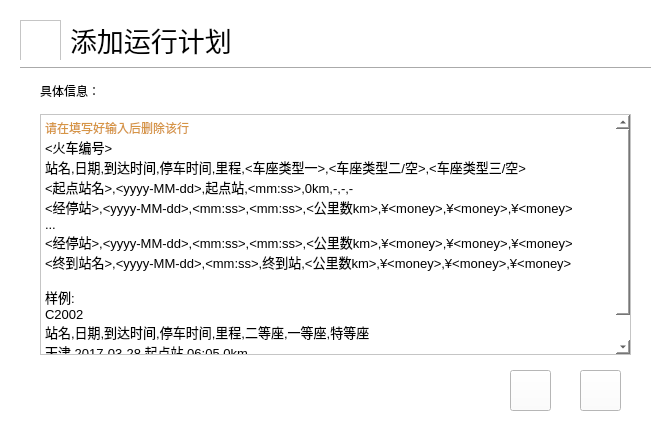
<?xml version="1.0" encoding="UTF-8"?>
<ui version="4.0">
 <class>AddTrain</class>
 <widget class="QWidget" name="AddTrain">
  <property name="geometry">
   <rect>
    <x>0</x>
    <y>0</y>
    <width>672</width>
    <height>428</height>
   </rect>
  </property>
  <property name="minimumSize">
   <size>
    <width>672</width>
    <height>428</height>
   </size>
  </property>
  <property name="maximumSize">
   <size>
    <width>672</width>
    <height>428</height>
   </size>
  </property>
  <property name="windowTitle">
   <string>添加运行计划</string>
  </property>
  <property name="styleSheet">
   <string notr="true">background-color:rgb(255, 255, 255)</string>
  </property>
  <widget class="QGraphicsView" name="graphicsView">
   <property name="geometry">
    <rect>
     <x>20</x>
     <y>20</y>
     <width>41</width>
     <height>41</height>
    </rect>
   </property>
   <property name="minimumSize">
    <size>
     <width>41</width>
     <height>41</height>
    </size>
   </property>
   <property name="maximumSize">
    <size>
     <width>41</width>
     <height>41</height>
    </size>
   </property>
   <property name="styleSheet">
    <string notr="true">border-image: url(:/pic/arrow_right_907px_1195916_easyicon.net.png);</string>
   </property>
  </widget>
  <widget class="QLabel" name="label">
   <property name="geometry">
    <rect>
     <x>70</x>
     <y>20</y>
     <width>211</width>
     <height>41</height>
    </rect>
   </property>
   <property name="minimumSize">
    <size>
     <width>211</width>
     <height>41</height>
    </size>
   </property>
   <property name="maximumSize">
    <size>
     <width>211</width>
     <height>41</height>
    </size>
   </property>
   <property name="styleSheet">
    <string notr="true">font: 16pt &quot;微软雅黑&quot;;</string>
   </property>
   <property name="text">
    <string>&lt;html&gt;&lt;head/&gt;&lt;body&gt;&lt;p&gt;&lt;span style=&quot; font-size:20pt;&quot;&gt;添加运行计划&lt;/span&gt;&lt;/p&gt;&lt;/body&gt;&lt;/html&gt;</string>
   </property>
  </widget>
  <widget class="Line" name="line">
   <property name="geometry">
    <rect>
     <x>20</x>
     <y>60</y>
     <width>631</width>
     <height>16</height>
    </rect>
   </property>
   <property name="styleSheet">
    <string notr="true">color:rgb(255,255,255)</string>
   </property>
   <property name="orientation">
    <enum>Qt::Horizontal</enum>
   </property>
  </widget>
  <widget class="QPushButton" name="BackButton">
   <property name="geometry">
    <rect>
     <x>580</x>
     <y>370</y>
     <width>41</width>
     <height>41</height>
    </rect>
   </property>
   <property name="minimumSize">
    <size>
     <width>41</width>
     <height>41</height>
    </size>
   </property>
   <property name="maximumSize">
    <size>
     <width>41</width>
     <height>41</height>
    </size>
   </property>
   <property name="styleSheet">
    <string notr="true">border-image: url(:/pic/yes_200px_1188209_easyicon.net.png);</string>
   </property>
   <property name="text">
    <string/>
   </property>
   <property name="shortcut">
    <string>Return</string>
   </property>
  </widget>
  <widget class="QPushButton" name="CancelButton">
   <property name="geometry">
    <rect>
     <x>510</x>
     <y>370</y>
     <width>41</width>
     <height>41</height>
    </rect>
   </property>
   <property name="minimumSize">
    <size>
     <width>41</width>
     <height>41</height>
    </size>
   </property>
   <property name="maximumSize">
    <size>
     <width>41</width>
     <height>41</height>
    </size>
   </property>
   <property name="styleSheet">
    <string notr="true">border-image: url(:/pic/Cancel_110px_1190738_easyicon.net.png);</string>
   </property>
   <property name="text">
    <string/>
   </property>
   <property name="shortcut">
    <string>Esc</string>
   </property>
  </widget>
  <widget class="QLabel" name="label_3">
   <property name="geometry">
    <rect>
     <x>40</x>
     <y>80</y>
     <width>81</width>
     <height>21</height>
    </rect>
   </property>
   <property name="minimumSize">
    <size>
     <width>81</width>
     <height>21</height>
    </size>
   </property>
   <property name="maximumSize">
    <size>
     <width>81</width>
     <height>21</height>
    </size>
   </property>
   <property name="styleSheet">
    <string notr="true">font: 12pt &quot;微软雅黑&quot;;</string>
   </property>
   <property name="text">
    <string>具体信息：</string>
   </property>
  </widget>
  <widget class="QTextEdit" name="textEdit">
   <property name="geometry">
    <rect>
     <x>40</x>
     <y>114</y>
     <width>591</width>
     <height>241</height>
    </rect>
   </property>
   <property name="minimumSize">
    <size>
     <width>591</width>
     <height>241</height>
    </size>
   </property>
   <property name="maximumSize">
    <size>
     <width>591</width>
     <height>241</height>
    </size>
   </property>
   <property name="html">
    <string>&lt;!DOCTYPE HTML PUBLIC &quot;-//W3C//DTD HTML 4.0//EN&quot; &quot;http://www.w3.org/TR/REC-html40/strict.dtd&quot;&gt;
&lt;html&gt;&lt;head&gt;&lt;meta name=&quot;qrichtext&quot; content=&quot;1&quot; /&gt;&lt;style type=&quot;text/css&quot;&gt;
p, li { white-space: pre-wrap; }
&lt;/style&gt;&lt;/head&gt;&lt;body style=&quot; font-family:'SimSun'; font-size:9pt; font-weight:400; font-style:normal;&quot;&gt;
&lt;p style=&quot; margin-top:0px; margin-bottom:0px; margin-left:0px; margin-right:0px; -qt-block-indent:0; text-indent:0px;&quot;&gt;&lt;span style=&quot; color:#d69545;&quot;&gt;请在填写好输入后删除该行&lt;/span&gt;&lt;/p&gt;
&lt;p style=&quot; margin-top:0px; margin-bottom:0px; margin-left:0px; margin-right:0px; -qt-block-indent:0; text-indent:0px;&quot;&gt;&lt;span style=&quot; font-size:10pt;&quot;&gt;&amp;lt;火车编号&amp;gt;&lt;/span&gt;&lt;/p&gt;
&lt;p style=&quot; margin-top:0px; margin-bottom:0px; margin-left:0px; margin-right:0px; -qt-block-indent:0; text-indent:0px;&quot;&gt;&lt;span style=&quot; font-size:10pt;&quot;&gt;站名,日期,到达时间,停车时间,里程,&amp;lt;车座类型一&amp;gt;,&amp;lt;车座类型二/空&amp;gt;,&amp;lt;车座类型三/空&amp;gt;&lt;/span&gt;&lt;/p&gt;
&lt;p style=&quot; margin-top:0px; margin-bottom:0px; margin-left:0px; margin-right:0px; -qt-block-indent:0; text-indent:0px;&quot;&gt;&lt;span style=&quot; font-size:10pt;&quot;&gt;&amp;lt;起点站名&amp;gt;,&amp;lt;yyyy-MM-dd&amp;gt;,起点站,&amp;lt;mm:ss&amp;gt;,0km,-,-,-&lt;/span&gt;&lt;/p&gt;
&lt;p style=&quot; margin-top:0px; margin-bottom:0px; margin-left:0px; margin-right:0px; -qt-block-indent:0; text-indent:0px;&quot;&gt;&lt;span style=&quot; font-size:10pt;&quot;&gt;&amp;lt;经停站&amp;gt;,&amp;lt;yyyy-MM-dd&amp;gt;,&amp;lt;mm:ss&amp;gt;,&amp;lt;mm:ss&amp;gt;,&amp;lt;公里数km&amp;gt;,¥&amp;lt;money&amp;gt;,¥&amp;lt;money&amp;gt;,¥&amp;lt;money&amp;gt;&lt;/span&gt;&lt;/p&gt;
&lt;p style=&quot; margin-top:0px; margin-bottom:0px; margin-left:0px; margin-right:0px; -qt-block-indent:0; text-indent:0px;&quot;&gt;&lt;span style=&quot; font-size:10pt;&quot;&gt;...&lt;/span&gt;&lt;/p&gt;
&lt;p style=&quot; margin-top:0px; margin-bottom:0px; margin-left:0px; margin-right:0px; -qt-block-indent:0; text-indent:0px;&quot;&gt;&lt;span style=&quot; font-size:10pt;&quot;&gt;&amp;lt;经停站&amp;gt;,&amp;lt;yyyy-MM-dd&amp;gt;,&amp;lt;mm:ss&amp;gt;,&amp;lt;mm:ss&amp;gt;,&amp;lt;公里数km&amp;gt;,¥&amp;lt;money&amp;gt;,¥&amp;lt;money&amp;gt;,¥&amp;lt;money&amp;gt;&lt;/span&gt;&lt;/p&gt;
&lt;p style=&quot; margin-top:0px; margin-bottom:0px; margin-left:0px; margin-right:0px; -qt-block-indent:0; text-indent:0px;&quot;&gt;&lt;span style=&quot; font-size:10pt;&quot;&gt;&amp;lt;终到站名&amp;gt;,&amp;lt;yyyy-MM-dd&amp;gt;,&amp;lt;mm:ss&amp;gt;,终到站,&amp;lt;公里数km&amp;gt;,¥&amp;lt;money&amp;gt;,¥&amp;lt;money&amp;gt;,¥&amp;lt;money&amp;gt;&lt;/span&gt;&lt;/p&gt;
&lt;p style=&quot;-qt-paragraph-type:empty; margin-top:0px; margin-bottom:0px; margin-left:0px; margin-right:0px; -qt-block-indent:0; text-indent:0px; font-size:10pt;&quot;&gt;&lt;br /&gt;&lt;/p&gt;
&lt;p style=&quot; margin-top:0px; margin-bottom:0px; margin-left:0px; margin-right:0px; -qt-block-indent:0; text-indent:0px;&quot;&gt;&lt;span style=&quot; font-size:10pt;&quot;&gt;样例:&lt;/span&gt;&lt;/p&gt;
&lt;p style=&quot; margin-top:0px; margin-bottom:0px; margin-left:0px; margin-right:0px; -qt-block-indent:0; text-indent:0px;&quot;&gt;&lt;span style=&quot; font-size:10pt;&quot;&gt;C2002&lt;/span&gt;&lt;/p&gt;
&lt;p style=&quot; margin-top:0px; margin-bottom:0px; margin-left:0px; margin-right:0px; -qt-block-indent:0; text-indent:0px;&quot;&gt;&lt;span style=&quot; font-size:10pt;&quot;&gt;站名,日期,到达时间,停车时间,里程,二等座,一等座,特等座&lt;/span&gt;&lt;/p&gt;
&lt;p style=&quot; margin-top:0px; margin-bottom:0px; margin-left:0px; margin-right:0px; -qt-block-indent:0; text-indent:0px;&quot;&gt;&lt;span style=&quot; font-size:10pt;&quot;&gt;天津,2017-03-28,起点站,06:05,0km,-,-,-&lt;/span&gt;&lt;/p&gt;
&lt;p style=&quot; margin-top:0px; margin-bottom:0px; margin-left:0px; margin-right:0px; -qt-block-indent:0; text-indent:0px;&quot;&gt;&lt;span style=&quot; font-size:10pt;&quot;&gt;北京南,2017-03-28,06:40,终到站,127km,¥54.5,¥65.5,¥93.5&lt;/span&gt;&lt;/p&gt;&lt;/body&gt;&lt;/html&gt;</string>
   </property>
  </widget>
 </widget>
 <resources/>
 <connections/>
</ui>
